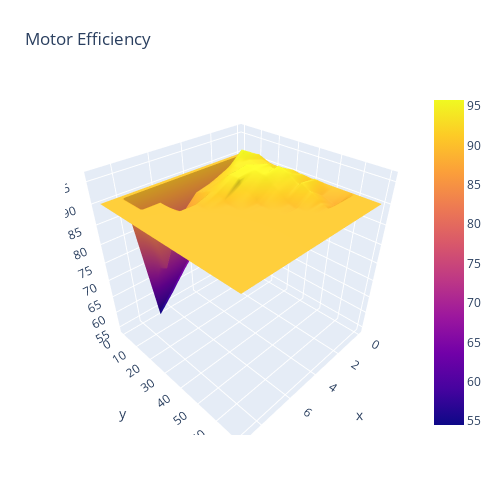

Notebook source saved alongside this figure:
### Code cell
import plotly.graph_objects as go

fig1 = go.Figure(data=[go.Surface(z=mtr_eff_arr)])
fig1.update_layout(title='Motor Efficiency', autosize=False,
                  width=500, height=500,
                  margin=dict(l=65, r=50, b=65, t=90))

fig1.show()

### Figure 1 — Plotly figure (JSON) as saved in the notebook; plotly's stock layout.template omitted (floating-point values rounded to 4 significant figures; data arrays with more than 128 entries replaced by an {"elided": "..."} marker saying what was removed)
{"data": [{"type": "surface", "z": {"elided": "71x10 float values"}}], "layout": {"autosize": false, "height": 500, "margin": {"b": 65, "l": 65, "r": 50, "t": 90}, "title": {"text": "Motor Efficiency"}, "width": 500}}
